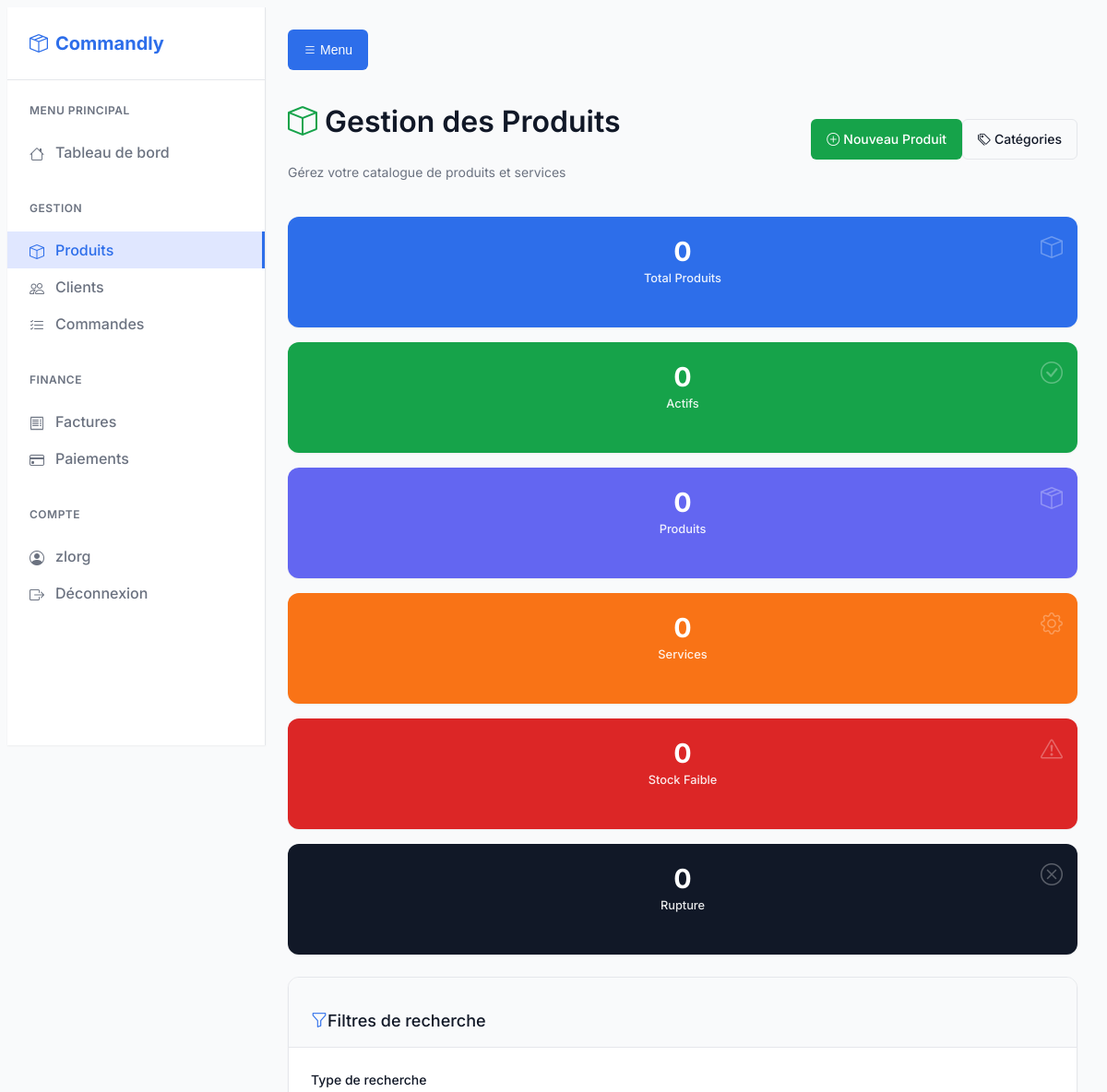
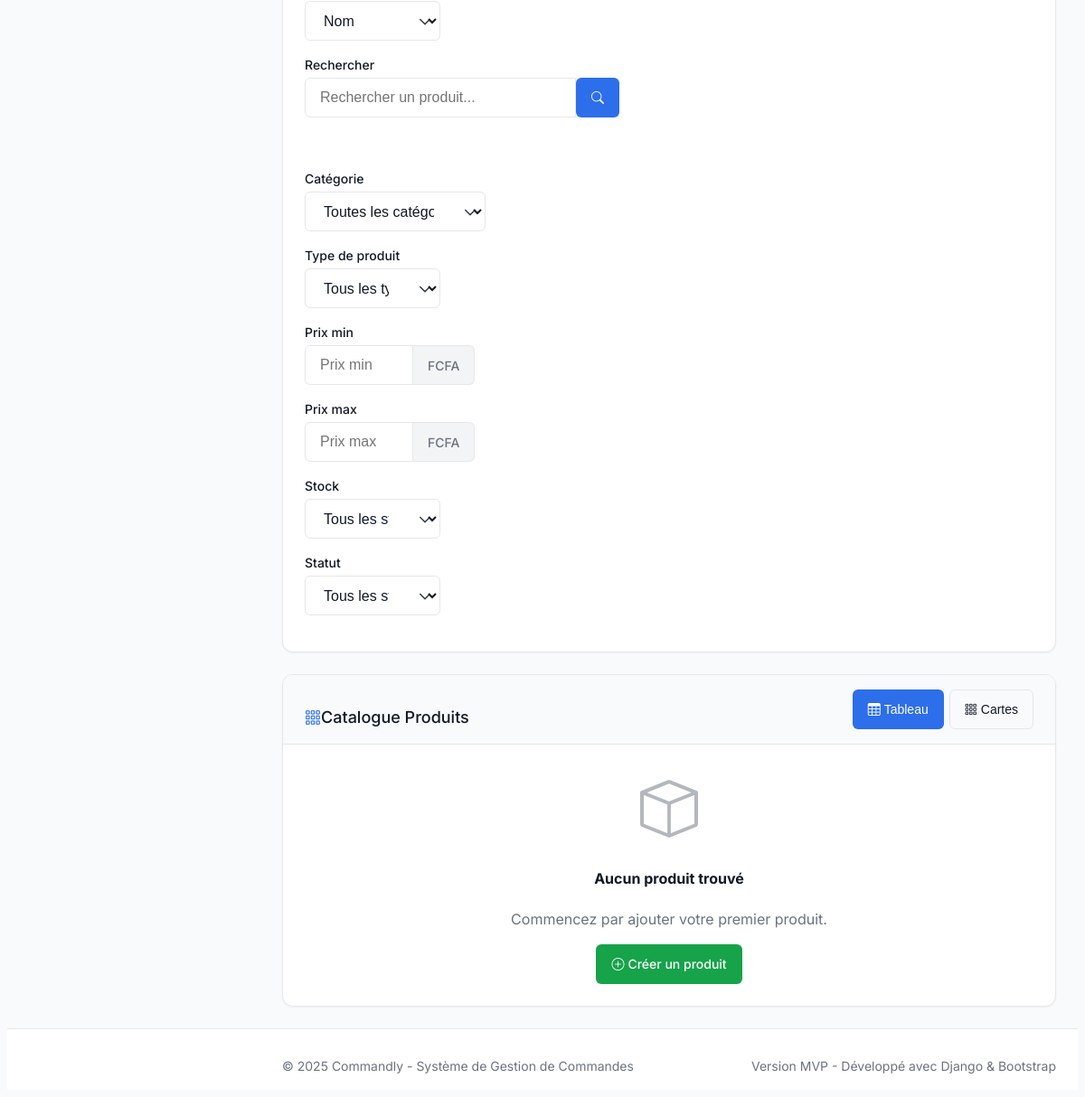
The page /products/ (signed in) on the database as committed earlier (2 pictures, top to bottom).
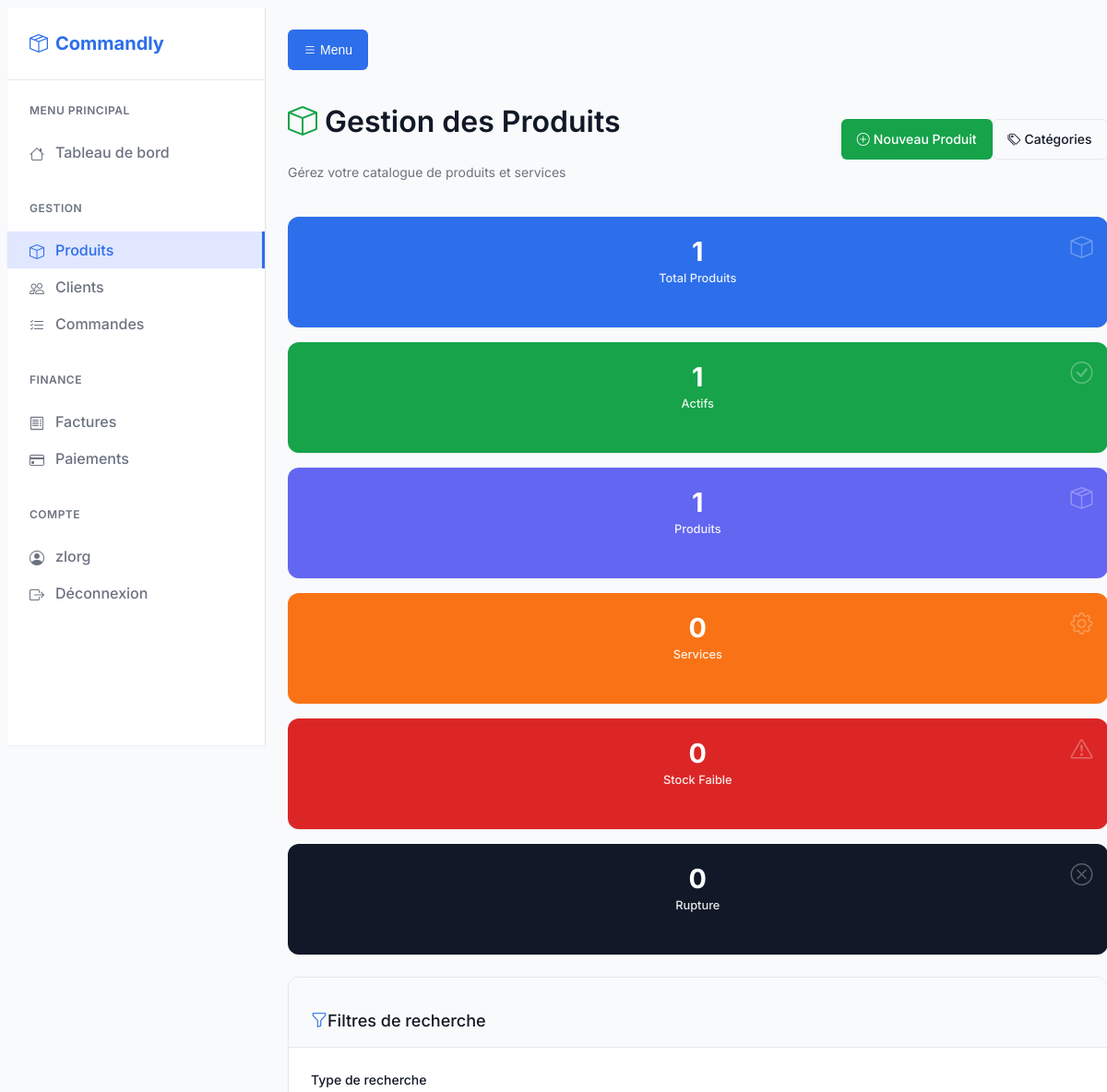
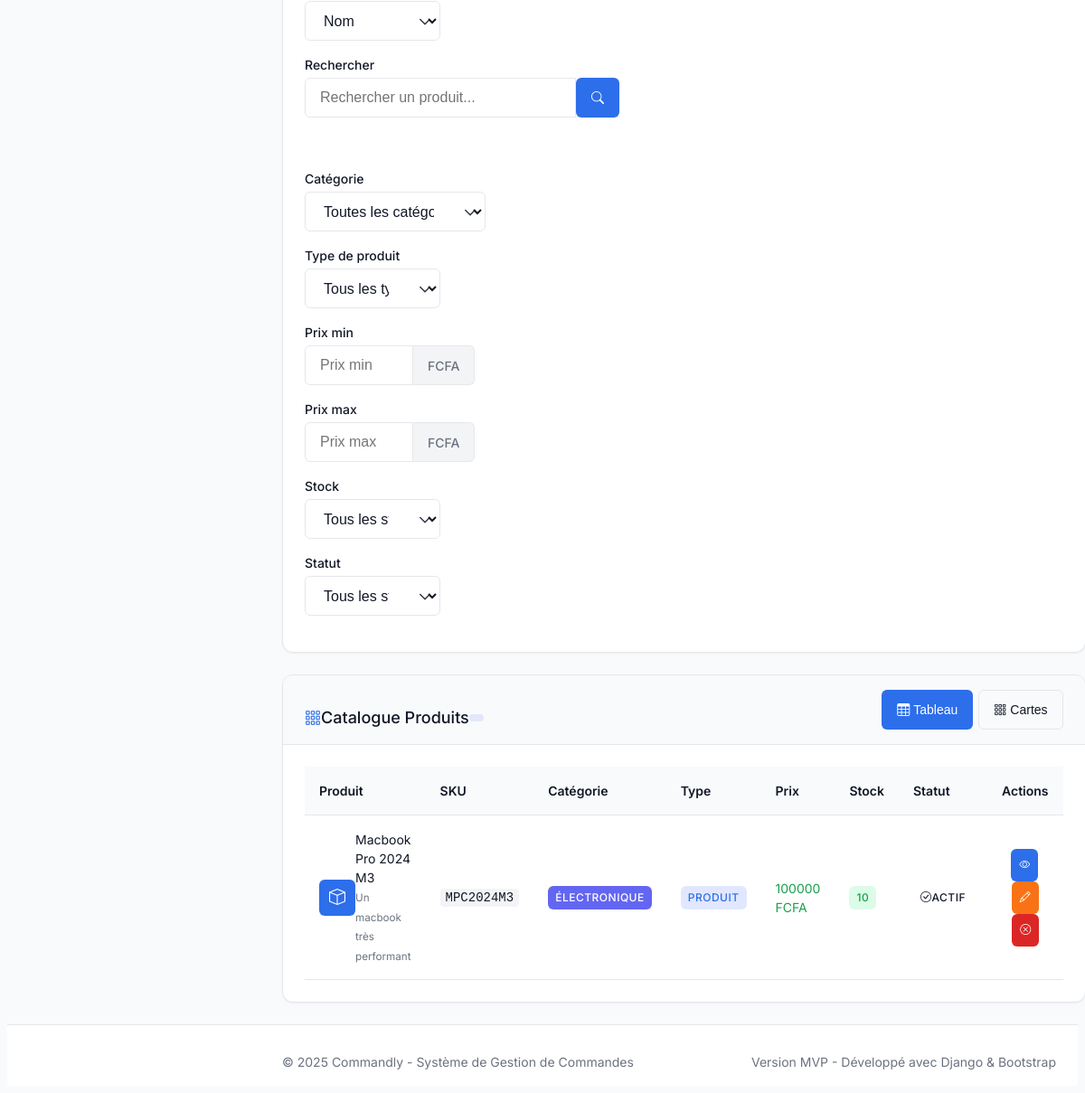
The same page on the database as committed later (2 pictures, top to bottom).
### products/models.py (models this page shows, shortened)
class Product(models.Model):
    TYPE_CHOICES = [
        ('product', 'Produit'),
        ('service', 'Service'),
    ]
    name = models.CharField(
        max_length=200,
        verbose_name='Nom du produit/service'
    )
    description = models.TextField(
        blank=True,
        null=True,
        verbose_name='Description'
    )
    category = models.ForeignKey(
        Category,
        on_delete=models.CASCADE,
        related_name='products',
        verbose_name='Catégorie'
    )
    product_type = models.CharField(
        max_length=10,
        choices=TYPE_CHOICES,
        default='product',
        verbose_name='Type'
    )
    unit_price = models.DecimalField(
        max_digits=10,
        decimal_places=2,
        validators=[MinValueValidator(0)],
        verbose_name='Prix unitaire (HT)'
    )
    tax_rate = models.DecimalField(
        max_digits=5,
        decimal_places=2,
        default=18.00,
        validators=[MinValueValidator(0)],
        verbose_name='Taux de TVA (%)'
    )
    stock_quantity = models.PositiveIntegerField(
        default=0,
        verbose_name='Quantité en stock'
    )
    min_stock_level = models.PositiveIntegerField(
        default=0,
        verbose_name='Niveau d\'alerte stock'
    )
    sku = models.CharField(
        max_length=50,
        unique=True,
        blank=True,
        null=True,
        verbose_name='Code SKU'
    )
    is_active = models.BooleanField(
        default=True,
        verbose_name='Produit actif'
    )
    created_at = models.DateTimeField(
        auto_now_add=True,
        verbose_name='Date de création'
    )
    updated_at = models.DateTimeField(
        auto_now=True,
        verbose_name='Dernière modification'
    )
    class Meta:
        verbose_name = 'Produit/Service'
        verbose_name_plural = 'Produits/Services'
        ordering = ['name']

class Category(models.Model):
    name = models.CharField(
        max_length=100,
        unique=True,
        verbose_name='Nom de la catégorie'
    )
    description = models.TextField(
        blank=True,
        null=True,
        verbose_name='Description'
    )
    slug = models.SlugField(
        max_length=100,
        unique=True,
        blank=True,
        verbose_name='Slug'
    )
    is_active = models.BooleanField(
        default=True,
        verbose_name='Catégorie active'
    )
    created_at = models.DateTimeField(
        auto_now_add=True,
        verbose_name='Date de création'
    )
    updated_at = models.DateTimeField(
        auto_now=True,
        verbose_name='Dernière modification'
    )
    class Meta:
        verbose_name = 'Catégorie'
        verbose_name_plural = 'Catégories'
        ordering = ['name']
    def __str__(self):
        return self.name

### products/views/product.py (the view, shortened to what this page needs)
# urls.py: path('', views.ProductListView.as_view(), name='product_list'),
class ProductListView(LoginRequiredMixin, ListView):
    model = Product
    template_name = 'products/product_list.html'
    context_object_name = 'page_obj'
    paginate_by = 20
    def get_queryset(self):
        products = Product.objects.all()
        self.search_form = ProductSearchForm(self.request.GET)
        return products.order_by('name')
    def get_context_data(self, **kwargs):
        context = super().get_context_data(**kwargs)
        products = self.get_queryset()
        context['search_form'] = getattr(self, 'search_form', ProductSearchForm(self.request.GET))
        context['total_products'] = products.count()
        context['active_products'] = products.filter(is_active=True).count()
        context['product_products'] = products.filter(product_type='product').count()
        context['service_products'] = products.filter(product_type='service').count()
        context['low_stock_products'] = Product.objects.filter(
            product_type='product',
            stock_quantity__gt=0,
            stock_quantity__lte=F('min_stock_level')
        ).count()
        context['out_of_stock_products'] = Product.objects.filter(
            product_type='product',
            stock_quantity=0
        ).count()
        return context

### products/templates/products/product_list.html (shortened to what the changed rows need)
{% extends 'base/base.html' %}
{% load static %}
{% block content %}
<div class="d-flex justify-content-between align-items-center mb-4">
    <div>
        <h1 class="h1">
            <i class="bi bi-box text-success me-3"></i>
            Gestion des Produits
        </h1>
    </div>
</div>
<div class="row mb-4">
    <div class="col-lg-2 col-md-4 col-6 mb-3">
        <div class="card kpi-card" style="background: var(--color-primary); color: white; border: none; min-height: 120px;">
            <div class="card-body text-center p-3">
                <div class="kpi-value" style="font-size: 1.8rem;">{{ total_products|default:0 }}</div>
                <div class="kpi-label" style="color: rgba(255,255,255,0.9); font-size: 0.8rem;">Total Produits</div>
                <i class="bi bi-box kpi-icon" style="font-size: 1.5rem;"></i>
            </div>
        </div>
    </div>
    <div class="col-lg-2 col-md-4 col-6 mb-3">
        <div class="card kpi-card" style="background: var(--color-success); color: white; border: none; min-height: 120px;">
            <div class="card-body text-center p-3">
                <div class="kpi-value" style="font-size: 1.8rem;">{{ active_products|default:0 }}</div>
                <div class="kpi-label" style="color: rgba(255,255,255,0.9); font-size: 0.8rem;">Actifs</div>
                <i class="bi bi-check-circle kpi-icon" style="font-size: 1.5rem;"></i>
            </div>
        </div>
    </div>
    <div class="col-lg-2 col-md-4 col-6 mb-3">
        <div class="card kpi-card" style="background: #6366F1; color: white; border: none; min-height: 120px;">
            <div class="card-body text-center p-3">
                <div class="kpi-value" style="font-size: 1.8rem;">{{ product_products|default:0 }}</div>
                <div class="kpi-label" style="color: rgba(255,255,255,0.9); font-size: 0.8rem;">Produits</div>
                <i class="bi bi-box-seam kpi-icon" style="font-size: 1.5rem;"></i>
            </div>
        </div>
    </div>
</div>
<div class="card">
    <div class="card-header">
        <div class="d-flex justify-content-between align-items-center">
            <h3 class="mb-0 d-flex align-items-center">
                <i class="bi bi-grid-3x3-gap text-primary me-2"></i>
                Catalogue Produits
                {% if page_obj %}
                    <span class="badge badge-primary ms-2">{{ page_obj.paginator.count }}</span>
                {% endif %}
            </h3>
        </div>
    </div>
    <div class="card-body p-0">
        {% if page_obj %}
            <div id="table-view">
                <div class="table-responsive">
                    <table class="table mb-0">
                        <thead>
                            <tr>
                                <th style="padding: 16px;">Produit</th>
                                <th style="padding: 16px;">SKU</th>
                                <th style="padding: 16px;">Catégorie</th>
                                <th style="padding: 16px;">Type</th>
                                <th style="padding: 16px;">Prix</th>
                                <th style="padding: 16px;">Stock</th>
                                <th style="padding: 16px;">Statut</th>
                                <th style="padding: 16px;" class="text-center">Actions</th>
                            </tr>
                        </thead>
                        <tbody>
                            {% for product in page_obj %}
                                <tr>
                                    <td style="padding: 16px;">
                                        <div class="d-flex align-items-center">
                                            <div class="product-image me-3">
                                                <i class="bi bi-{% if product.product_type == 'service' %}gear{% else %}box{% endif %}"></i>
                                            </div>
                                            <div>
                                                <div class="fw-semibold">{{ product.name }}</div>
                                                {% if product.description %}
                                                    <small class="text-muted">{{ product.description|truncatechars:50 }}</small>
                                                {% endif %}
                                            </div>
                                        </div>
                                    </td>
                                    <td style="padding: 16px;">
                                        {% if product.sku %}
                                            <code style="background: var(--color-gray-100); padding: 2px 6px; border-radius: 4px;">{{ product.sku }}</code>
                                        {% else %}
                                            <span class="text-muted">-</span>
                                        {% endif %}
                                    </td>
                                    <td style="padding: 16px;">
                                        {% if product.category %}
                                            <span class="badge" style="background: #6366F1; color: white;">{{ product.category.name }}</span>
                                        {% else %}
                                            <span class="text-muted">Non catégorisé</span>
                                        {% endif %}
                                    </td>
                                    <td style="padding: 16px;">
                                        <span class="badge {% if product.product_type == 'service' %}badge-warning{% else %}badge-primary{% endif %}">
                                            {{ product.get_product_type_display }}
                                        </span>
                                    </td>
                                    <td style="padding: 16px;">
                                        <span class="fw-semibold text-success">{{ product.unit_price|floatformat:0 }} FCFA</span>
                                    </td>
                                    <td style="padding: 16px;">
                                        {% if product.product_type == 'product' %}
                                            {% if product.stock_quantity > product.min_stock_level %}
                                                <span class="badge badge-success">{{ product.stock_quantity }}</span>
                                            {% elif product.stock_quantity > 0 %}
                                                <span class="badge badge-warning">{{ product.stock_quantity }} (Faible)</span>
                                            {% else %}
                                                <span class="badge badge-danger">Rupture</span>
                                            {% endif %}
                                        {% else %}
                                            <span class="text-muted">N/A</span>
                                        {% endif %}
                                    </td>
                                    <td style="padding: 16px;">
                                        {% include 'components/status_badge.html' with status=product.is_active type='product' %}
                                    </td>
                                    <td style="padding: 16px;" class="text-center">
                                        <div class="btn-group btn-group-sm">
                                            <a href="{% url 'products:product_detail' product.pk %}"
                                               class="btn btn-primary btn-sm" data-tooltip="Voir détails">
                                                <i class="bi bi-eye"></i>
                                            </a>
                                            <a href="{% url 'products:product_update' product.pk %}"
                                               class="btn btn-warning btn-sm" data-tooltip="Modifier">
                                                <i class="bi bi-pencil"></i>
                                            </a>
                                            <button type="button"
                                                    class="btn btn-{% if product.is_active %}danger{% else %}success{% endif %} btn-sm"
                                                    onclick="toggleProductStatus({{ product.pk }}, '{{ product.is_active|yesno:'true,false' }}')"
                                                    data-tooltip="{% if product.is_active %}Désactiver{% else %}Activer{% endif %}">
                                                <i class="bi bi-{% if product.is_active %}x-circle{% else %}check-circle{% endif %}"></i>
                                            </button>
                                        </div>
                                    </td>
                                </tr>
                            {% endfor %}
                        </tbody>
                    </table>
                </div>
            </div>
        {% else %}
            <div class="text-center py-5">
                <i class="bi bi-box text-muted" style="font-size: 4rem; opacity: 0.5;"></i>
                <h4 class="mt-3">Aucun produit trouvé</h4>
                <p class="text-muted">Commencez par ajouter votre premier produit.</p>
                <a href="{% url 'products:product_create' %}" class="btn btn-success">
                    <i class="bi bi-plus-circle me-2"></i>Créer un produit
                </a>
            </div>
        {% endif %}
    </div>
</div>
{% endblock %}

### templates/components/status_badge.html (shortened to what this page needs)
{% load static %}
{% if type == 'order' %}
    {% if status == 'pending' %}
        <span class="badge bg-info status-badge">
            <i class="bi bi-clock"></i> En attente
        </span>
    {% elif status == 'confirmed' %}
        <span class="badge bg-primary status-badge">
            <i class="bi bi-check-circle"></i> Confirmée
        </span>
    {% elif status == 'in_progress' %}
        <span class="badge bg-warning status-badge">
            <i class="bi bi-gear"></i> En cours
        </span>
    {% elif status == 'delivered' %}
        <span class="badge bg-success status-badge">
            <i class="bi bi-truck"></i> Livrée
        </span>
    {% elif status == 'cancelled' %}
        <span class="badge bg-danger status-badge">
            <i class="bi bi-x-circle"></i> Annulée
        </span>
    {% else %}
        <span class="badge bg-secondary status-badge">
            <i class="bi bi-question-circle"></i> {{ status|capfirst }}
        </span>
    {% endif %}
{% elif type == 'product' %}
    {% if status == 'active' or status == True %}
        <span class="badge bg-success status-badge">
            <i class="bi bi-check-circle"></i> Actif
        </span>
    {% elif status == 'inactive' or status == False %}
        <span class="badge bg-danger status-badge">
            <i class="bi bi-x-circle"></i> Inactif
        </span>
    {% elif status == 'discontinued' %}
        <span class="badge bg-warning status-badge">
            <i class="bi bi-archive"></i> Arrêté
        </span>
    {% else %}
        <span class="badge bg-secondary status-badge">
            <i class="bi bi-question-circle"></i> {{ status|capfirst }}
        </span>
    {% endif %}
{% endif %}

Rows that differ between the two databases and show on the page:
added Product: name "Macbook Pro 2024 M3", description "Un macbook très performant", sku "MPC2024M3", category.name "ÉLECTRONIQUE", product_type "PRODUIT", unit_price "100000", stock_quantity "10", is_active True (drawn)
Other text that changed with them:
{{ total_products|default:0 }}: "0" → "1"
{{ active_products|default:0 }}: "0" → "1"
{{ product_products|default:0 }}: "0" → "1"
text no longer shown: "Aucun produit trouvé Commencez par ajouter votre premier produit. Créer un produit"
text now shown: "Produit SKU Catégorie Type Prix Stock Statut Actions"
